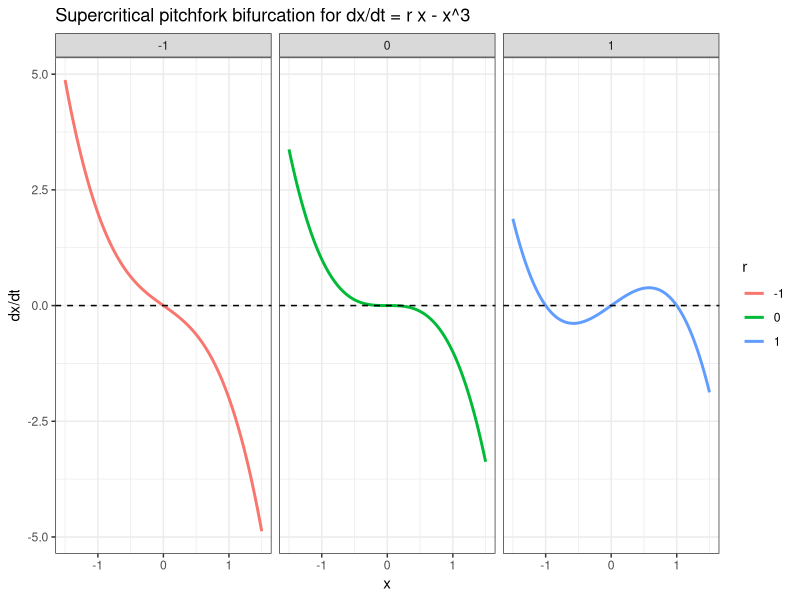
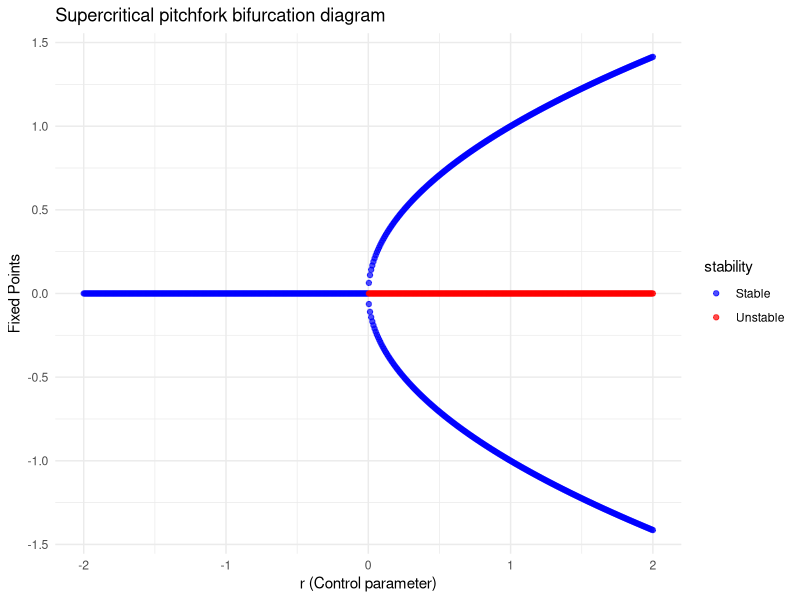
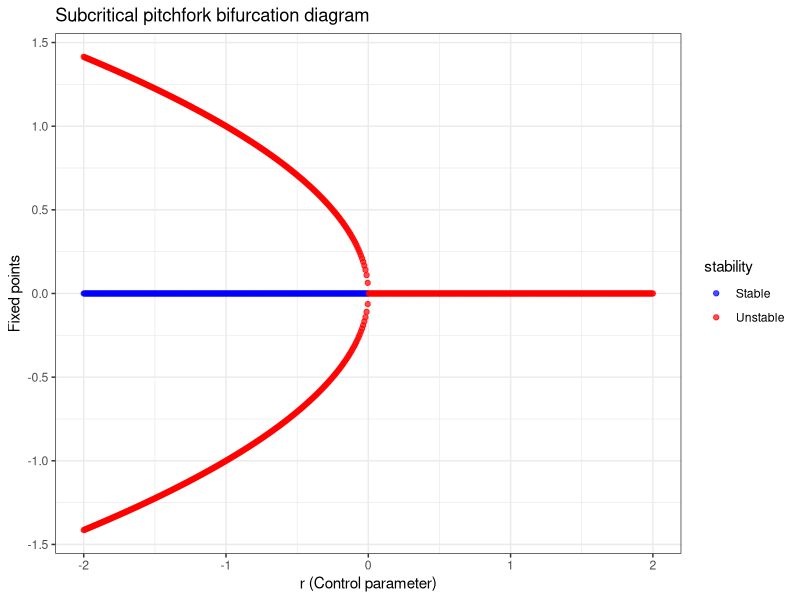
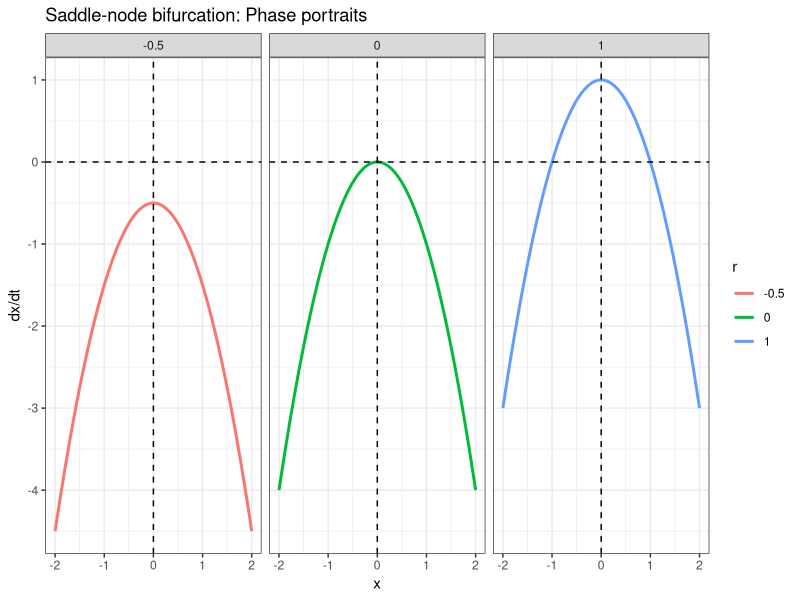
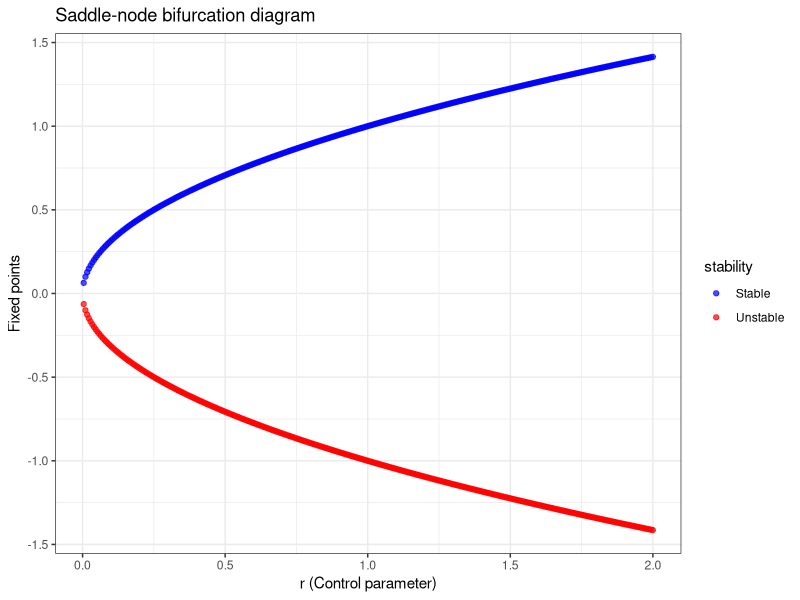
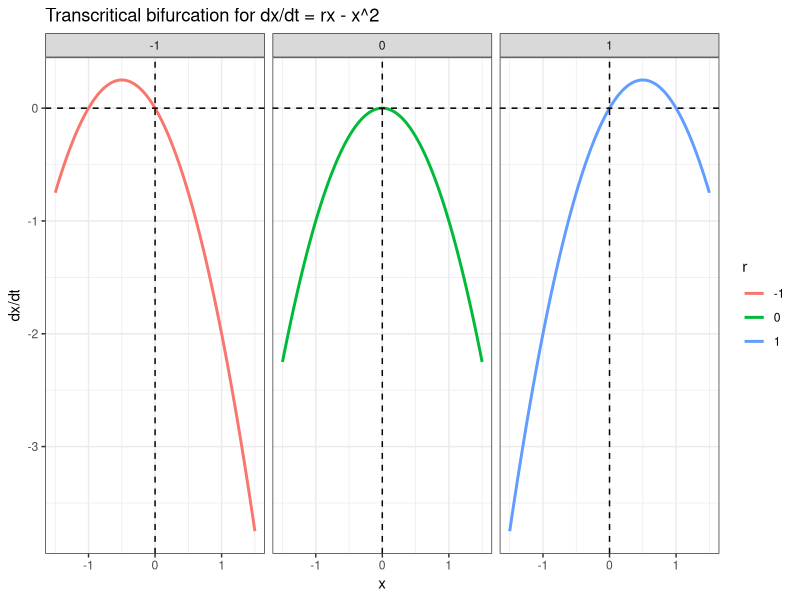
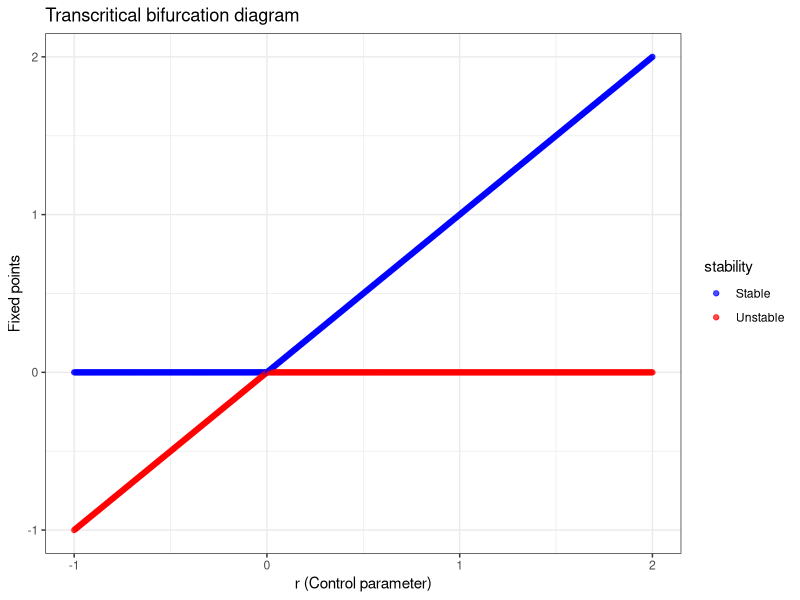

Generate these figures, in order, with R:
## ---- chunk 1
library(ggplot2)
## ---- chunk 2

supercritical_map <- function(x, r) {
  return(r * x - x^3)
}

r_values <- c(-1,0,1)
x_vals <- seq(-1.5, 1.5, length.out = 100)
dx_dt_df <- NULL  # Initialize as empty data frame

for (r in r_values) {
  df_aux <- data.frame(
    x = x_vals,
    dx_dt = supercritical_map(x_vals, r),
    r = r)
  dx_dt_df <- rbind(dx_dt_df, df_aux)  # Append new rows

}

ggplot(data = dx_dt_df, 
       aes(x = x, y = dx_dt, color = as.factor(r))) +
  geom_line(linewidth = 1) +
  geom_hline(yintercept = 0, linetype = "dashed") +
  labs(title = "Supercritical pitchfork bifurcation for dx/dt = r x - x^3", 
       x = "x", y = "dx/dt", color = "r") +
  facet_grid(~r)+
  theme_bw()
## ---- chunk 3
supercritical_map <- function(x, r) {
  return(r * x - x^3)
}

fixed_points_supercritical <- function(r) {
  roots <- polyroot(c(0,r,0,-1))
  real_roots <- roots[round(Im(roots),10)==0]
  return(Re(real_roots))
}

stability_supercritical <- function(x, r) {
  derivative <- r - 3 * x^2
  if (derivative < 0) "Stable" else "Unstable"
}

r_values <- seq(-2, 2, length.out = 500)
bifurcation_data <- NULL #Empty variable to store bifurcation data

for (r in r_values) {
  points_super <- fixed_points_supercritical(r)
  for (x in points_super) {
    bifurcation_data <- rbind(bifurcation_data, 
                              data.frame(r = r, 
                                         x = x, 
                                         stability = stability_supercritical(x, r)
                                         )
                              )
  }
}

ggplot(bifurcation_data, aes(x = r, y = x, color = stability)) +
  geom_point(size = 1.5, alpha = 0.7) +
  scale_color_manual(values = c("Stable" = "blue", "Unstable" = "red")) +
  labs(title = "Supercritical pitchfork bifurcation diagram",
       x = "r (Control parameter)", y = "Fixed Points") +
  theme_minimal()
## ---- chunk 4
subcritical_map <- function(x, r) {
  return(r * x + x^3)
}

fixed_points_subcritical <- function(r) {
  roots <- polyroot(c(0,r,0,1))
  real_roots <- roots[round(Im(roots),10)==0]
  return(Re(real_roots))
}

stability_subcritical <- function(x, r) {
  derivative <- r + 3 * x^2
  if (derivative < 0) "Stable" else "Unstable"
}

r_values <- seq(-2, 2, length.out = 500)
bifurcation_data <- NULL #Empty variable to store bifurcation data

for (r in r_values) {
  points_sub <- fixed_points_subcritical(r)
  for (x in points_sub) {
    bifurcation_data <- rbind(bifurcation_data, 
                              data.frame(r = r, 
                                         x = x, 
                                         stability = stability_subcritical(x, r)
                                         )
                              )
  }
}

ggplot(bifurcation_data, aes(x = r, y = x, color = stability)) +
  geom_point(size = 1.5, alpha = 0.7) +
  scale_color_manual(values = c("Stable" = "blue", "Unstable" = "red")) +
  labs(title = "Subcritical pitchfork bifurcation diagram", 
       x = "r (Control parameter)", y = "Fixed points") +
  theme_bw()
## ---- chunk 5
# Phase portrait function
saddle_node_map <- function(x, r) {
  return(r - x^2)
}

# Choose representative values of r
r_values <- c(-0.5, 0, 1)
x_vals <- seq(-2, 2, length.out = 200)

# Build data frame for plotting
df_phase <- data.frame()

for (r in r_values) {
  df_temp <- data.frame(
    x = x_vals,
    dx_dt = saddle_node_map(x_vals, r),
    r = as.factor(r)
  )
  df_phase <- rbind(df_phase, df_temp)
}

library(ggplot2)

ggplot(df_phase, aes(x = x, y = dx_dt, color = r)) +
  geom_line(linewidth = 1) +
  geom_vline(xintercept = 0, linetype = "dashed") +
  geom_hline(yintercept = 0, linetype = "dashed") +
  labs(title = "Saddle-node bifurcation: Phase portraits",
       x = "x", y = "dx/dt", color = "r") +
  facet_grid(~r) +
  theme_bw()
## ---- chunk 6
# map_function <- function(x, r) {
#   return(r - x^2)
# }

fixed_points_saddle_node <- function(r) {
  roots <- polyroot(c(r,0,-1))
  real_roots <- roots[round(Im(roots),10)==0]
  return(Re(real_roots))
}

stability_saddle_node <- function(x, r) {
  derivative <- -2 * x
  if (derivative < 0) "Stable" else "Unstable"
}

r_values <- seq(-1, 2, length.out = 500)
bifurcation_data <- NULL #Empty variable to store bifurcation data

for (r in r_values) {
  points <- fixed_points_saddle_node(r)
  for (x in points) {
    bifurcation_data <- rbind(bifurcation_data, 
                              data.frame(r = r, 
                                         x = x, 
                                         stability = stability_saddle_node(x, r)
                                         )
                              )
  }
}

ggplot(bifurcation_data, aes(x = r, y = x, color = stability)) +
  geom_point(size = 1.5, alpha = 0.7) +
  scale_color_manual(values = c("Stable" = "blue", "Unstable" = "red")) +
  labs(title = "Saddle-node bifurcation diagram", 
       x = "r (Control parameter)", y = "Fixed points") +
  theme_bw()
## ---- chunk 7
transcritical_map <- function(x, r) {
  return(r*x  - x^2)
}

r_values <- c(-1,0,1)
x_vals <- seq(-1.5, 1.5, length.out = 100)
dx_dt_df <- NULL  # Initialize as empty data frame

for (r in r_values) {
  df_aux <- data.frame(
    x = x_vals,
    dx_dt = transcritical_map(x_vals, r),
    r = r)
  dx_dt_df <- rbind(dx_dt_df, df_aux)  # Append new rows

}

ggplot(data = dx_dt_df, 
       aes(x = x, y = dx_dt, color = as.factor(r))) +
  geom_line(linewidth = 1) +
  geom_vline(xintercept = 0, linetype = "dashed") +
  geom_hline(yintercept = 0, linetype = "dashed") +
  labs(title = "Transcritical bifurcation for dx/dt = rx - x^2", 
       x = "x", y = "dx/dt", color = "r") +
  facet_grid(~r)+
  theme_bw()
## ---- chunk 8
# map_function <- function(x, r) {
#   return(r*x - x^2)
# }

fixed_points_transcritical_map <- function(r) {
  roots <- polyroot(c(0,r,-1))
  real_roots <- roots[round(Im(roots),10)==0]
  return(Re(real_roots))
}

stability_transcritical_map <- function(x, r) {
  derivative <- r -2 * x
  if (derivative < 0) "Stable" else "Unstable"
}

r_values <- seq(-1, 2, length.out = 500)
bifurcation_data <- NULL #Empty variable to store bifurcation data

for (r in r_values) {
  points <- fixed_points_transcritical_map(r)
  for (x in points) {
    bifurcation_data <- rbind(bifurcation_data, 
                              data.frame(r = r, 
                                         x = x, 
                                         stability = stability_transcritical_map(x, r)
                                         )
                              )
  }
}

ggplot(bifurcation_data, aes(x = r, y = x, color = stability)) +
  geom_point(size = 1.5, alpha = 0.7) +
  scale_color_manual(values = c("Stable" = "blue", "Unstable" = "red")) +
  labs(title = "Transcritical bifurcation diagram", 
       x = "r (Control parameter)", y = "Fixed points") +
  theme_bw()
